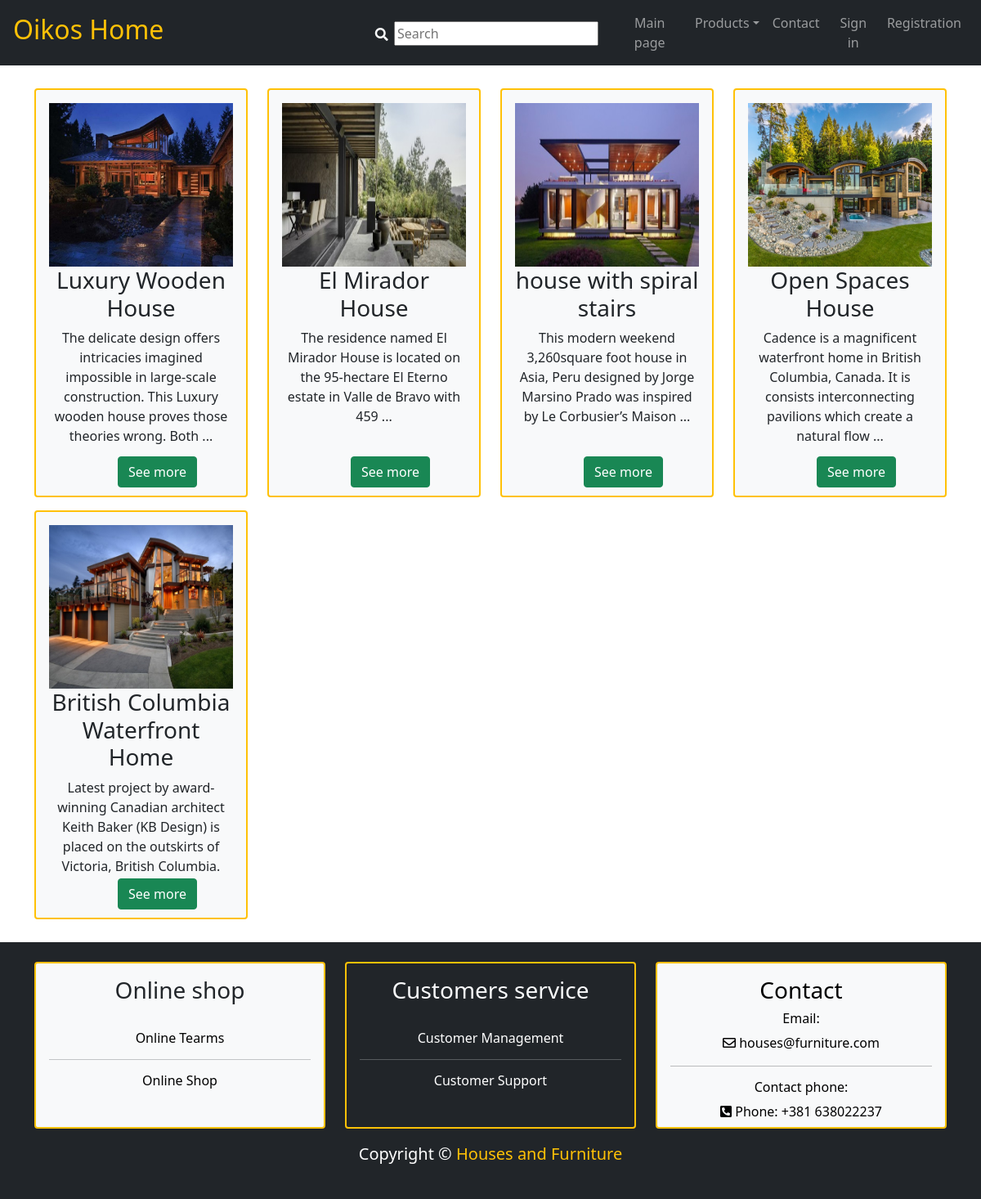
Screenshot of /products.php?category=1 with the database file from the repository.
### tables this page shows
CREATE TABLE `product`  (
  `product_id` int UNSIGNED NOT NULL AUTO_INCREMENT,
  `product_name` varchar(255) NOT NULL,
  `product_text` varchar(1000) NULL DEFAULT NULL,
  `product_category_id` int UNSIGNED NOT NULL,
  `product_price` decimal(10, 0) UNSIGNED NOT NULL,
  `product_delete` int UNSIGNED NOT NULL,
  `product_change` datetime(0) NULL DEFAULT NULL ON UPDATE CURRENT_TIMESTAMP(0),
  PRIMARY KEY (`product_id`) USING BTREE,
  INDEX `fk_product_category_id`(`product_category_id`) USING BTREE,
  CONSTRAINT `fk_product_category_id` FOREIGN KEY (`product_category_id`) REFERENCES `category` (`category_id`) ON DELETE RESTRICT ON UPDATE CASCADE
);

CREATE TABLE `image_product`  (
  `image_id` int UNSIGNED NOT NULL AUTO_INCREMENT,
  `image_product_id` int UNSIGNED NOT NULL,
  `name_image` varchar(255) NOT NULL,
  `time` datetime(0) NULL DEFAULT NULL ON UPDATE CURRENT_TIMESTAMP(0),
  PRIMARY KEY (`image_id`) USING BTREE,
  INDEX `fk_image_procuct`(`image_product_id`) USING BTREE,
  CONSTRAINT `fk_image_procuct` FOREIGN KEY (`image_product_id`) REFERENCES `product` (`product_id`) ON DELETE RESTRICT ON UPDATE CASCADE
);

### php/function.php (called while the page is built, shortened)
<?php
    function text($productText){
        $temp = explode(" ",$productText);
        $new = array_slice($temp, 0, 20);
        $text = implode(" ", $new)." ...";
        return $text;
    }
    function login()
    {
        return false;
    }
?>

### php/classBase.php (called while the page is built, shortened)
<?php
    class DB{
        private $_pdo;
        private $_error = false;
        private $_results;
        public function __construct()
        {
            try {
                $this->_pdo = new PDO("mysql:host=localhost;dbname=housesfurniture", "root", "");
            } catch (PDOException $e) {
                die($e->getMessage());
            }
        }
        public function query($sql, $params = array())
        {
            $this->_query = $this->_pdo->prepare($sql);
            if($this->_query) {
                if($this->_query->execute()){
                    $this->_results = $this->_query->fetchAll(PDO::FETCH_OBJ);
                } else{
                    $this->_error = true;
                }
            }
            return $this;
        }
        public function select($table, $value, $columnFirst, $columnSecond){
            if($value!=null AND $columnSecond != null)
            {
                $sql = "SELECT * FROM $table WHERE $columnFirst = $value AND $columnSecond = 0";
            }
            else if($value!=null AND $columnSecond == null)
            {
                $sql = "SELECT * FROM $table WHERE $columnFirst = $value";
            }
            else
            {
                $sql = "SELECT * FROM $table";
            }
            if(!$this->query($sql)->getError())
            {
                return $this->_results;
            }
            return false;
        }
        public function getError()
        {
            return $this->_error;
        }
    }
?>

### products.php (the view, shortened to what this page needs)
<?php
require("php/classBase.php");
require("php/function.php");
try{
    $db = new DB();
    if(isset($_GET['category'])){
        $table = "product";
        $id = $_GET['category'];
        $columnId = "product_category_id";
        $columnDelete = "product_delete";
        $selectPorduct = $db->select($table, $id, $columnId, $columnDelete);
    }
    else header("location: index.php");
}catch(Exception $e){
    echo $e->getMessage();
}
?>
<!DOCTYPE html>
<html lang="en">
<head>
     <link href="css/bootstrap.min.css" rel="stylesheet">
    <link href="css/all.min.css" rel="stylesheet">
    <link href="css/style.css" rel="stylesheet">
</head>
<body>
        <?php include_once("pages/_header.php")?>
    <div class="container all-product">
        <div class="wrapper-product">
            <div class="row">
                <?php
                    foreach ($selectPorduct as $object)
                    {
                        $productId= $object->product_id;
                        $productName= $object->product_name;
                        $productText= $object->product_text;
                        $id = null;
                        $table = "image_product";
                        $columnId = null;
                        $columnDelete = null;
                        $porductImg = $db->select($table, $id, $columnId, $columnDelete);
                        foreach($porductImg as $image)
                        {
                            if($productId == $image->image_product_id)
                            {
                            $img = $image->name_image;
                            break;
                            }
                        }
                ?>
                        <div class="col-xl-3 col-lg-4 col-md-6 py-2">
                            <div class="card bg-light text-dark border-warning border-2 card-product">
                                <div class="card-body text-center">
                                    <img id = "product<?=$productId?>" class=" d-block w-100 " src="images/<?=$img?>">
                                    <h3 class="card-ttile"><?= $productName?></h3>
                                    <p class="card-text "  ><?= text($productText)?></p>
                                    <a type="button"  data-product=<?= $productId?> class="btn btn-success product-complete ">See more</a>
                                </div>
                            </div>
                        </div>
                <?php
                }
                ?>
            </div>
        </div>
    </div>
    <?php include_once("pages/_footer.php")?>
</body>
</html>

### pages/_header.php (shortened to what this page needs)
<div class="navbar navbar-expand-lg bg-dark navbar-dark fixed-top text-center">
    <div class="container-fluid px-3">
        <a href="#" class="navbar-brand text-warning" ><h2>Oikos Home</h2></a>
        <div id="search-container">
            <i class="fas fa-search text-light mt-2"></i>
            <input id="search-input" type="text" name="search" placeholder="Search" autocomplete="off">
        </div>
        <div class="collapse navbar-collapse" id="navmenu">
            <ul class="navbar-nav ms-auto">
                <li class="nav-item">
                    <a href="index.php" class="nav-link">Main page</a>
                </li>
                <li class="nav-item dropdown">
                    <a href="#" class="nav-link dropdown-toggle" data-bs-toggle="dropdown">Products</a>
                </li>
                <li class="nav-item">
                    <a href="#footer" class="nav-link">Contact</a>
                </li>
                <?php
                    if(!login())
                    {
                ?>
                    <li class="nav-item">
                        <a href="#" class="nav-link" data-bs-toggle="modal" data-bs-target="#signIn">Sign in</a>
                    </li>
                    <li class="nav-item">
                        <a href="#" class="nav-link" data-bs-toggle="modal" data-bs-target="#registration">Registration</a>
                    </li>
                <?php
                    }
                ?>
            </ul>
        </div>
    </div>
</div>

### pages/_footer.php (shortened to what this page needs)
<section id ="footer">
    <footer class="p-4 bg-dark text-white text-center position-relative">
        <div class="container">
            <div class="row">
                <div class="col-4 d-none d-lg-block">
                    <div class="card bg-light text-dark border-warning border-2">
                        <div class="card-body text-center" style="height: 200px">
                            <h3 class="card-ttile pb-4">Online shop</h3>
                            <h6 class="card-text"><a href="#" class="footer-link">Online Tearms</a></h6><hr>
                            <h6 class="card-text"><a href="#" class="footer-link">Online Shop</a></h6>
                        </div>
                    </div>
                </div>
                <div class="col-4 d-none d-lg-block">
                    <div class="card bg-dark text-light border-warning border-2">
                        <div class="card-body text-center" style="height: 200px">
                            <h3 class="card-ttile pb-4">Customers service</h3>
                            <h6 class="card-text"><a href="#" class="footer-link-customer">Customer Management</a></h6><hr>
                            <h6 class="card-text"><a href="#" class="footer-link-customer">Customer Support</a></h6>
                        </div>
                    </div>
                </div>
                <div class="col-lg-4 col-xs-12">
                    <div class="card bg-light text-dark border-warning border-2">
                        <div class="card-body text-center footer-link" style="height: 200px">
                            <h3 class="card-ttile">Contact</h3>
                            <h6 class="card-text ">Email:</h6>
                            <p class="card-text "><i class="far fa-envelope"></i> houses@furniture.com</p><hr class="d-none d-xl-block">
                            <h6 class="card-text ">Contact phone:</h6>
                            <p class="card-text "><i class="fas fa-phone-square-alt"></i> Phone: +381 638022237</p>
                        </div>
                    </div>
                </div>
            </div>
            <p class="lead mt-3">Copyright &copy; <span class="text-warning">Houses and Furniture</span></p>
        </div>
    </footer>
</section>

### css/style.css (style rules this page uses)
#search-container { width:43%; position: relative; margin-right: 30px; }
#search-input { width:50%; position: absolute; left:53%; }
.wrapper-product { padding: 100px 0 20px 0; }
.card-product { position: relative; height:500px; cursor: pointer; }
.card-product img { height:200px; cursor: pointer; }
.product-complete { position: absolute; left: 100px; bottom: 10px; }
.footer-link { text-decoration: none; color: black; cursor: pointer; }
.footer-link-customer { text-decoration: none; color: white; }

### rows the page displays
product: image_product.name_image (picture), product_name "Luxury Wooden House", product_text "The delicate design offers intricacies imagined impossible in large-scale construction. This Luxury wooden house proves those theories wrong. Both ..."
product: image_product.name_image (picture), product_name "El Mirador House", product_text "The residence named El Mirador House is located on the 95-hectare El Eterno estate in Valle de Bravo with 459 ..."
product: image_product.name_image (picture), product_name "house with spiral stairs", product_text "This modern weekend 3,260square foot house in Asia, Peru designed by Jorge Marsino Prado was inspired by Le Corbusier’s Maison ..."
product: image_product.name_image (picture), product_name "Open Spaces House", product_text "Cadence is a magnificent waterfront home in British Columbia, Canada. It is consists interconnecting pavilions which create a natural flow ..."
product: image_product.name_image (picture), product_name "British Columbia Waterfront Home", product_text "Latest project by award-winning Canadian architect Keith Baker (KB Design) is placed on the outskirts of Victoria, British Columbia.…"
